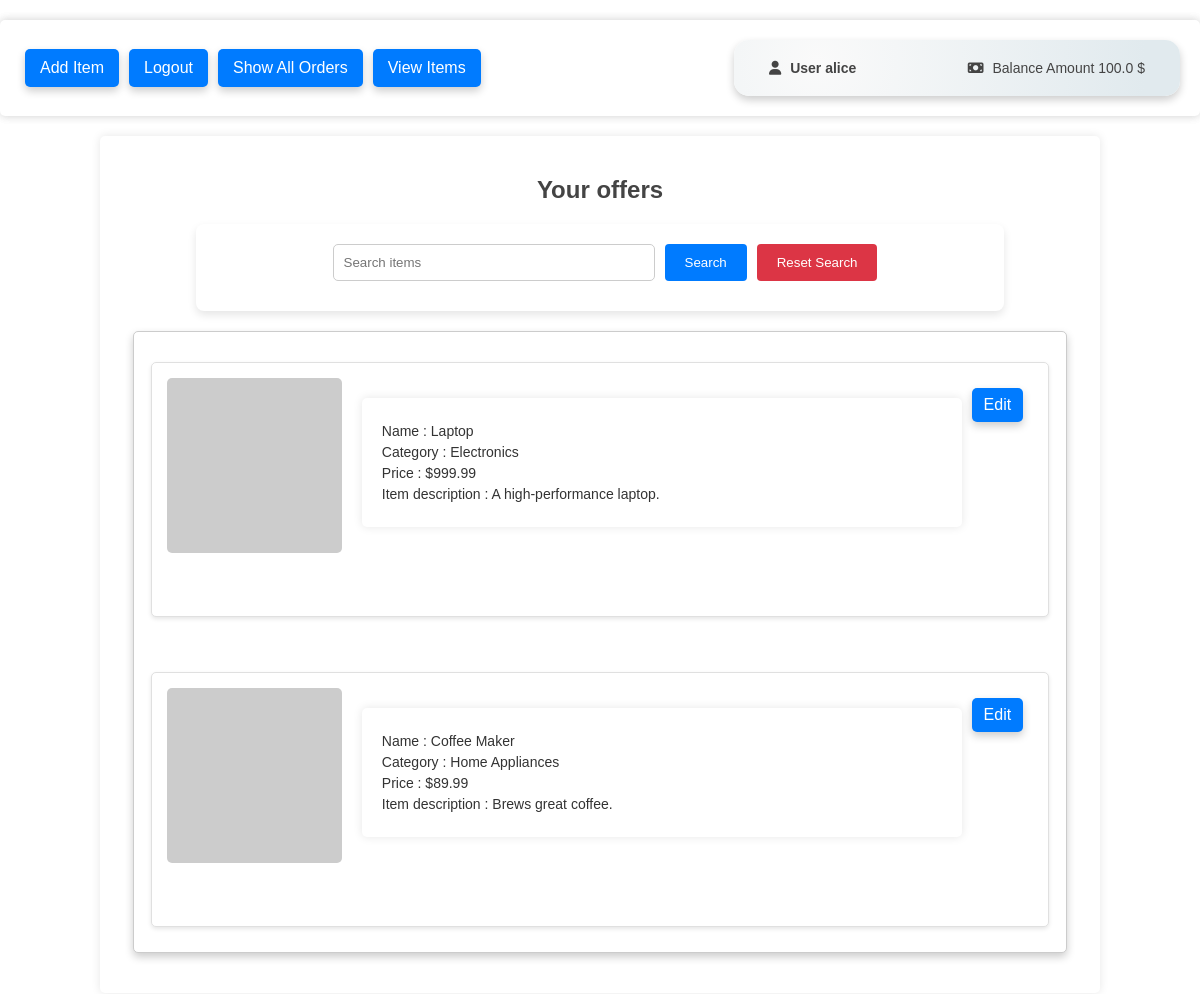
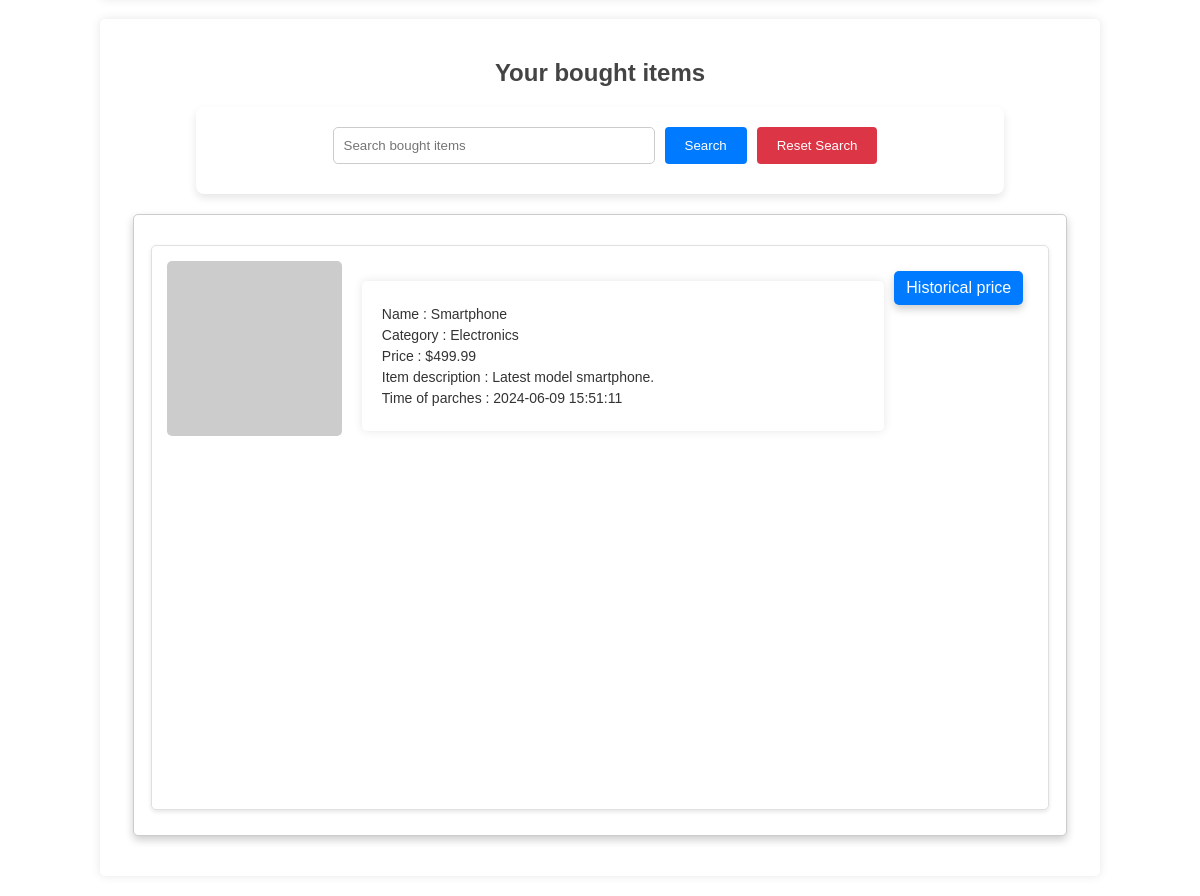
The page / (signed in) on the database its author committed (2 pictures, top to bottom).
### tables this page shows
CREATE TABLE users (
        rowid INTEGER PRIMARY KEY AUTOINCREMENT,
        username TEXT UNIQUE,
        password TEXT,
        email TEXT,
        balance REAL
    );

CREATE TABLE items (
        rowid INTEGER PRIMARY KEY AUTOINCREMENT,
        name TEXT,
        price REAL,
        quantity INTEGER,
        description TEXT,
        image TEXT,
        user_id INTEGER,
        category TEXT,
        FOREIGN KEY(user_id) REFERENCES users(rowid)
    );

CREATE TABLE orders (
        rowid INTEGER PRIMARY KEY AUTOINCREMENT,
        item_id INTEGER,
        user_id INTEGER,
        seller_id INTEGER,
        quantity INTEGER,
        price REAL,
        description TEXT,
        image TEXT,
        name TEXT,
        category TEXT,
        timestamp DATETIME DEFAULT CURRENT_TIMESTAMP,
        FOREIGN KEY(item_id) REFERENCES items(rowid),
        FOREIGN KEY(user_id) REFERENCES users(rowid)
    );

### app.py (the view)
@app.route('/')
def index():
    balance = 'NaN'
    username = 'NaN'
    items = []
    offers = []
    user_id = -1
    if 'user_id' in session:
        user_id = session['user_id']
        balance = get_user_balance(session['user_id'])
        username = get_username(session['user_id'])
        items = get_user_items(session['user_id'])
        offers = get_user_offers(session['user_id'])
    return render_template('index.html', balance=balance , username=username , items=items , offers=offers , user_id=user_id)

### app.py (called while the page is built)
def get_db_connection():
    conn = sqlite3.connect('marketplace.db')
    conn.row_factory = sqlite3.Row
    return conn

def get_username(user_id):
    try:
        conn = get_db_connection()
        c = conn.cursor()
        c.execute('SELECT username FROM users WHERE rowid = ?', (user_id,))
        username = c.fetchone()['username']
        conn.close()
        return username
    except:
        return 'NaN'

def get_user_balance(user_id):
    try :
        conn = get_db_connection()
        c = conn.cursor()
        c.execute('SELECT balance FROM users WHERE rowid = ?', (user_id,))
        balance = c.fetchone()['balance']
        conn.close()
        return balance
    except:
        return "NaN"

def get_user_items(user_id , search_query = None):
    conn = get_db_connection()
    c = conn.cursor()
    if search_query:
        c.execute('SELECT * FROM orders WHERE user_id = ? AND (name LIKE ? OR description LIKE ?)', (user_id, '%' + search_query + '%', '%' + search_query + '%'))
    else:
        c.execute('SELECT * FROM orders WHERE user_id = ?', (user_id,))
    items = c.fetchall()
    print(len(items))
    conn.close()
    return items

def get_user_offers(user_id , search_query = None):
    print("search_query",search_query)
    print("user_id",user_id)
    conn = get_db_connection()
    c = conn.cursor()
    if search_query:
        c.execute('SELECT * FROM items WHERE user_id = ? AND (name LIKE ? OR description LIKE ?)', (user_id, '%' + search_query + '%', '%' + search_query + '%'))
    else:
        c.execute('SELECT * FROM items WHERE user_id = ?', (user_id,))
    items = c.fetchall()
    print(len(items))
    conn.close()
    return items

### templates/index.html (shortened to what this page needs)
<!doctype html>
<html lang="en">
<head>
    <link rel="stylesheet" href="{{ url_for('static' , filename='style.css')}}">
</head>
<body>
    {% if session.user_id %}
    <div class="navbar">
        <div class="container">
            <a href="{{ url_for('add_item') }}">Add Item</a>
            <a href="{{ url_for('logout') }}">Logout</a>
            <a href="{{ url_for('show_all_orders')}}">Show All Orders</a>
            <a href="{{ url_for('list_items') }}">View Items</a>
            <div class="profile">
                <a class='link' href="{{ url_for('profile', user_id=user_id) }}">
                    <h2><i class="fa-solid fa-user"></i> User {{ username }}</h2>
                </a>
                <a class='link' href="{{ url_for('balance', user_id=user_id) }}">
                    <p><i class="fa-solid fa-money-bill"></i> Balance Amount {{ balance }} $</p>
                </a>
            </div>
        </div>
    </div>
    <div>
        {% if offers %}
        <h2>Your offers</h2>
        <div class="form-container">
            <form method="GET" action="{{ url_for('search_offers') }}" class="search-form">
                <input type="text" name="search_query" placeholder="Search items" class="input-field">
                <button type="submit" class="search-button">Search</button>
            </form>
            <form method="GET" action="{{ url_for('reset_search')}}" class="reset-form">
                <button class="reset-button" type="submit">Reset Search</button>
            </form>
        </div>
        <div class="scrollable-container">
            {% for offer in offers %}
            <div class="item">
                <img src="{{ offer['image'] }}" alt="{{ offer['name'] }}">
                <div>
                    <p>Name : {{ offer['name'] }}</p>
                    <p>Category : {{ offer['category'] }}</p>
                    <p>Price : ${{ offer['price'] }}</p>
                    <p>Item description : {{ offer['description'] }}</p>
                </div>
                <a href="{{ url_for('edit_item', item_id=offer['rowid']) }}">Edit</a>
            </div>
            {% endfor %}
        </div>
        {% endif %}
    </div>
    <div>
        {% if items %}
        <h2>Your bought items</h2>
        <div class="form-container">
            <form method="GET" action="{{ url_for('search_bought_items') }}" class="search-form">
                <input class="input-field" type="text" name="search_query" placeholder="Search bought items">
                <button class="search-button" type="submit">Search</button>
            </form>
            <form method="GET" action="{{ url_for('reset_search')}}" class="reset-form">
                <button class="reset-button" type="submit">Reset Search</button>
            </form>
        </div>
        <div class="scrollable-container">
            {% for item in items %}
            <div class="item">
                <img src="{{ item['image'] }}" alt="{{ item['name'] }}">
                <div>
                    <p>Name : {{ item['name'] }}</p>
                    <p>Category : {{ item['category'] }}</p>
                    <p>Price : ${{ item['price'] }}</p>
                    <p>Item description : {{ item['description'] }} </p>
                    <p>Time of parches : {{item['timestamp']}} </p>
                </div>
                <a href="{{ url_for('get_historical_price_for_item' , item_id=item['item_id'])}}"> Historical price</a>
            </div>
            {% endfor %}
        </div>
        {% endif %}
    </div>
    {% endif %}
</body>
</html>

### static/style.css (style rules this page uses)
body { font-family: Arial, sans-serif; margin: 0; padding: 0; background-color: white; color: #333; }
h1, h2 { text-align: center; color: #444; }
a { text-decoration: none; color: #fff; background-color: #007BFF; margin: 0 10px; padding: 10px 15px; border-radius: 5px; transition: ease-in-out 0.2s; box-shadow: 0 4px 8px rgba(0, 0, 0, 0.2); }
a.link { color: #444; background-color: transparent; box-shadow: none; padding: 0%; }
div { width: 80%; margin: 20px auto; padding: 20px; background-color: #fff; border-radius: 5px; box-shadow: 0 0 10px rgba(0, 0, 0, 0.1); }
form { display: flex; justify-content: center; margin-bottom: 20px; }
input[type="text"] { padding: 10px; width: 300px; border: 1px solid #ccc; border-radius: 5px; margin-right: 10px; }
button { padding: 10px 20px; border: none; border-radius: 5px; background-color: #007BFF; color: white; cursor: pointer; }

### templates/index.html (style rules this page uses)
.navbar { background-color: rgb(245, 245, 245); display: flex; justify-content: center; align-items: center; padding: 0px 0px; width: 100%; }
.navbar .container { display: flex; justify-content: space-between; align-items: center; width: 100%; padding-top: 0px; padding-bottom: 0px; margin-top: 0px; margin-bottom: 0px; }
.navbar .container a { margin: 0 5px; border-radius: 5px; transition: background-color 0.3s; }
.navbar .profile { display: flex; flex-direction: row; align-items: flex-end; max-width: 35%; justify-content: space-between; border-radius: 15px; margin-right: 0px; box-shadow: 0 4px 8px rgba(0, 0, 0, 0.2); background: radial-gradient(circle at 18.7% 37.8%, rgb(250, 250, 250) 0%, rgb(225, 234, 238) 90%); }
.navbar .profile h2, .navbar .profile p { margin: 0px 10px; font-size: 14px; }
.navbar .profile i { margin-right: 5px; }
.scrollable-container { display : grid; grid-template-columns: repeat(auto-fill, minmax(500px, 1fr)); gap: 20px; width: 95%; height: 600px; overflow-y: scroll; overflow-x: hidden; padding: 10px; border: 1px solid #ccc; box-shadow: 0 4px 8px rgba(0, 0, 0, 0.2); }
.item { display: flex; width: 95%; align-items: flex-start; padding: 15px; margin-bottom: 15px; background-color: #fff; border: 1px solid #e0e0e0; border-radius: 5px; box-shadow: 0 2px 4px rgba(0, 0, 0, 0.1); }
.item img { max-width: 175px; max-height: 175px; margin-right: 20px; border-radius: 5px; object-fit: cover; }
.item div { flex: 1; }
.item p { margin: 5px 0; color: #333; font-size: 14px; }
.item a { display: inline-block; margin-top: 10px; padding: 8px 12px; color: #fff; background-color: #007bff; text-decoration: none; border-radius: 5px; transition: background-color 0.3s ease; }
.form-container { display: flex; flex-direction: row; justify-content: center; background-color: #fff; padding: 20px; border-radius: 8px; box-shadow: 0 4px 8px rgba(0, 0, 0, 0.1); }
.search-form, .reset-form { margin-bottom: 10px; padding-left: 10px; }
.input-field { padding: 10px; border: 1px solid #ccc; border-radius: 4px; margin-right: 10px; width: 200px; }
.search-button, .reset-button { padding: 10px 20px; border: none; border-radius: 4px; background-color: #007BFF; color: #fff; cursor: pointer; transition: background-color 0.3s; }
.reset-button { background-color: #DC3545; }

### rows shown on the page
users: username "alice", balance "100.0"
items: name "Laptop", category "Electronics", price "999.99", description "A high-performance laptop."
items: name "Coffee Maker", category "Home Appliances", price "89.99", description "Brews great coffee."
orders: name "Smartphone", category "Electronics", price "499.99", description "Latest model smartphone.", timestamp "2024-06-09 15:51:11"
